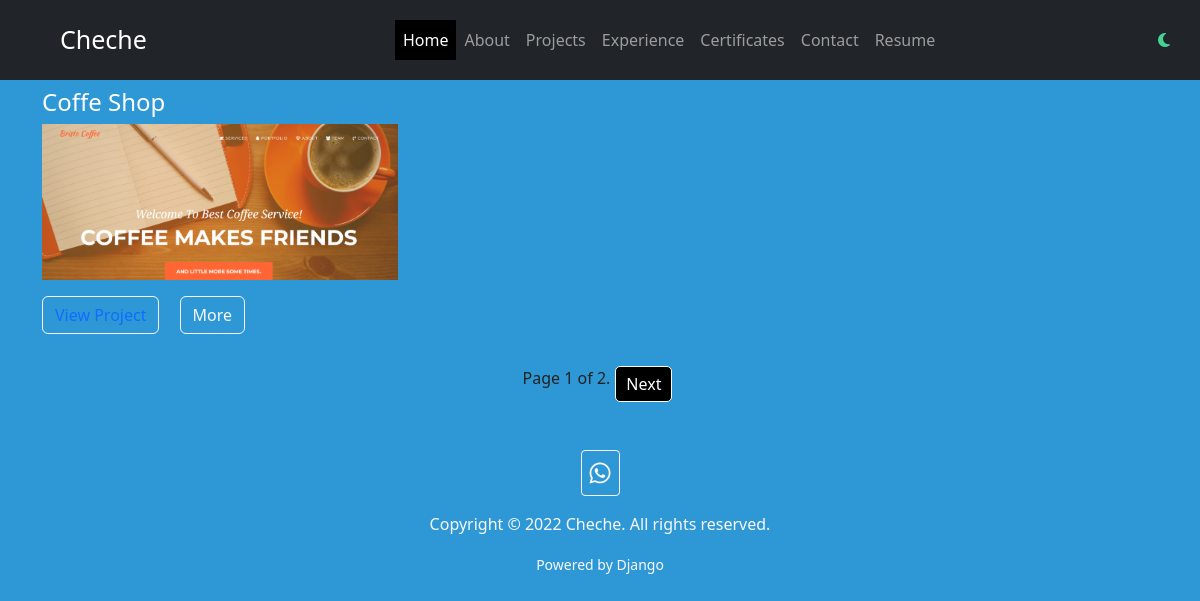
/projects/, run on the app's committed database.
### resume/models.py (models this page shows, shortened)
class Projects(models.Model):
    title = models.CharField(max_length=100)
    decription = models.TextField(blank=True)
    project_photo = models.ImageField(upload_to="images/projects_img")
    project_link = models.URLField(blank=True)
    class Meta:
        verbose_name_plural = "Projects"

### resume/views.py (the view)
# urls.py: path("projects/", views.projects, name="projects"),
def projects(request):
    project_show = Projects.objects.all()
    paginator = Paginator(project_show, 1)
    page = request.GET.get("page")
    print(page)
    try:
        project_show = paginator.page(page)
    except PageNotAnInteger:
        project_show = paginator.page(1)
    except EmptyPage:
        project_show = paginator.page(paginator.num_pages)
        print(project_show)
    return render(
        request, "projects.html", {"project_show": project_show, "page": page}
    )

### resume/templates/projects.html (shortened to what this page needs)
{% extends 'base.html' %} <br />
{% load static %} <br />
{% block content1 %}
<div class="row my-2">
  {% for project in project_show %}
  <div class="col-4">
    <h4 style="color: #fff">{{ project.title|safe }}</h4>
    <img
      src="{{ project.project_photo.url }}"
      width="500"
      height="800"
      class="img-fluid"
      alt="projects"
    />
    <button class="btn btn-outline-light mt-3">
      <a href="{{ project.project_link }}" style="text-decoration: none"
        >View Project</a
      >
    </button>
    <a
      href="{% url 'resume:aboutproject' project.id  %}"
      class="btn btn-outline-light mt-3 mx-3"
      >More</a
    >
  </div>
  {% endfor %}
</div>
<br />
{% include 'pagination.html' with page=project_show %}
{% endblock content1 %}

### resume/static/css/style.css (style rules this page uses)
body { background-color: var(--primary-color); color: var(--secondary-color); }
:root { --primary-color: #2e98d7; --secondary-color: #212121; }

### data on the page
Projects: title "Coffe Shop", project_photo (picture)

### other printed values
{{ page.number }} "1"
{{ page.paginator.num_pages }} "2"
